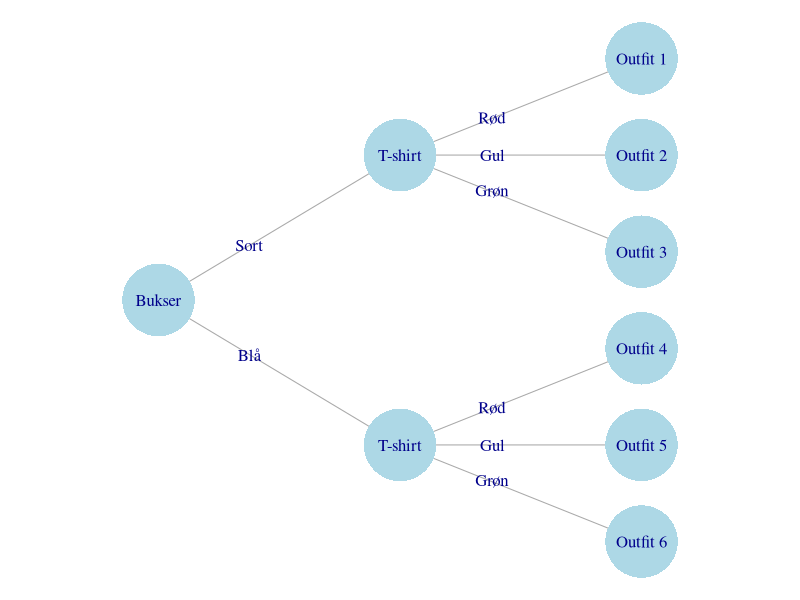

Generate this figure with R:
## ---- chunk 1
library(tidyverse)
library(igraph)
## ---- chunk 2
#| fig-height: 5
#| fig-width: 11

par(mar = c(0, 0, 0, 0)) # No margin
g <- make_graph(edges = c(1, 2, 1, 3, 2, 4, 2, 5, 2, 6, 3, 7, 3, 8, 3, 9), n = 9, directed = FALSE)

angle <- 2 * pi * 0.75
rotation <- matrix(c(cos(angle), sin(angle), -sin(angle), cos(angle)), ncol = 2)
layout <- layout_as_tree(g, root = 1) %*% rotation

V(g)$color <- "lightblue"
V(g)$label <- c("Bukser", "T-shirt", "T-shirt", paste("Outfit", 6:1))
E(g)$label <- c("Blå", "Sort", "Grøn", "Gul", "Rød", "Grøn", "Gul", "Rød")

V(g)$frame.color <- NA
V(g)$size = 30
plot(g, layout = layout)
